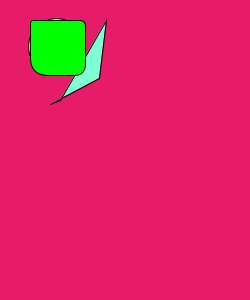
Frame 1 (no input)
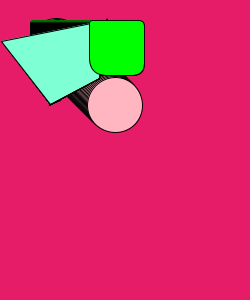
Frame 60 (the mouse pressed at the canvas centre just before this capture)
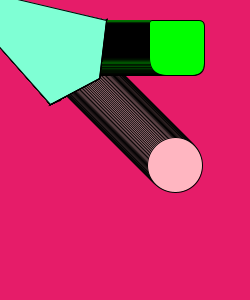
Frame 120 (the mouse held since frame 60 and released just before this capture)

The Processing sketch that drew these frames (run headless with seeded random() and noise(); from frame 60 on, the mouse is pressed at the canvas centre):

// Processing sketch: processing_171589
// ── processing_171589.pde

int kiwi;

void setup() {  //setup function called initially, only once
background (230, 28, 105);
size (250, 300);

  }

void draw() {  //draw function loops 
  fill (255,182,193);
  ellipse(56+kiwi, 46+kiwi, 55, 55);
  fill (127,255,212);
  quad(60-kiwi, 100-kiwi, 106, 20, 99, 78, 50, 104);
  fill (0,255,0);
  rect(30+kiwi, 20, 55, 55, 3, 6, 12, 18);

kiwi=kiwi+1;
  
  }
